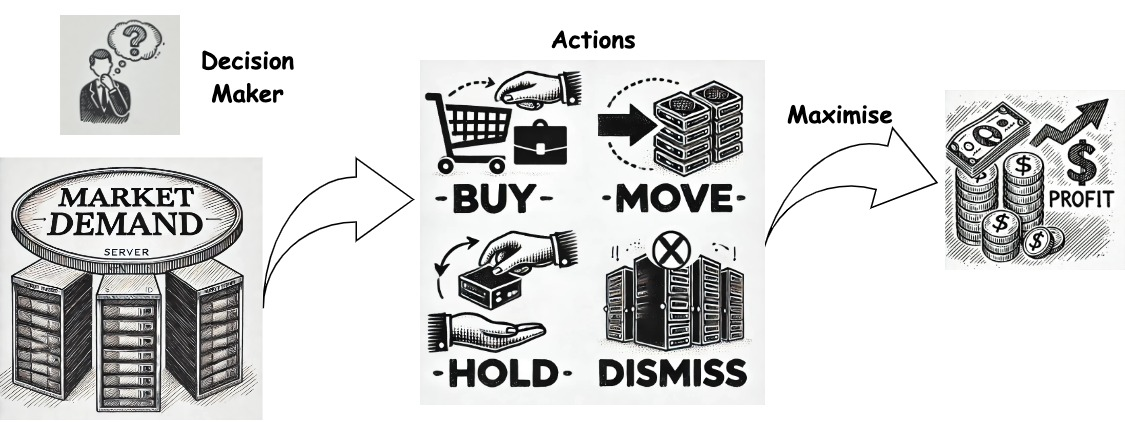
#> input picture photo/problem.jpg, 1125 x 422 px, found by its file name
$ jupyter execute --allow-errors Data_center_operation_part1.ipynb
#> lines starting #> are read from the running program, lines starting #| are printed output that depends on the picture
# Optimizing a data center operation

## Problem Overview

[cell 1]
from PIL import Image
import requests
from io import BytesIO

img = Image.open(BytesIO(requests.get('https://github.com/Tayerquach/data_center_operations/blob/master/photo/problem.jpg?raw=true').content))
#> img is the input picture: PIL image 1125x422 RGB; mean R, G, B 213.5, 213.7, 213.2
resized_img = img.resize((920,360))
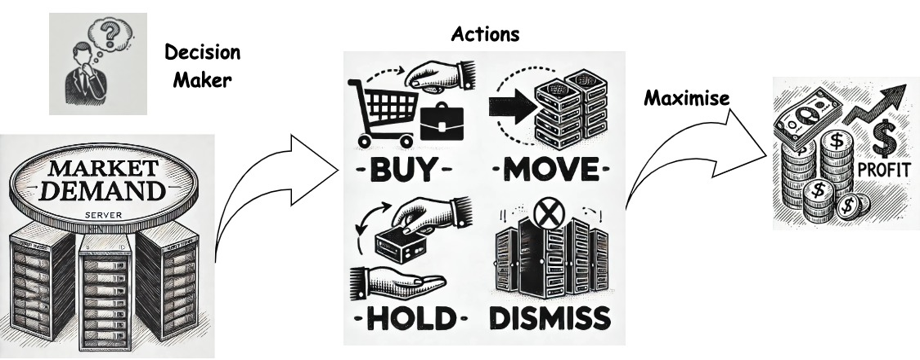
#> resized_img: PIL image 920x360 RGB; mean R, G, B 213.4, 213.6, 213.2
resized_img

**Data center operation management** is a combination of complex and challenging tasks.

In this scenario, there is one decision-maker responsible for managing four data centers. Each data center can contain two types of servers: CPU servers and GPU servers. The decision-maker’s goal is to maximize profit while adhering to a key constraint: each data center has a fixed slot capacity. To achieve this goal, the decision-maker can take one of four actions at each discrete time step: buy a server, move a server between data centers, maintain the current server setup, or dismiss a determined server.

[cell 2]
img = Image.open(BytesIO(requests.get('https://github.com/Tayerquach/data_center_operations/blob/master/photo/resource_and_constraints.jpg?raw=true').content))
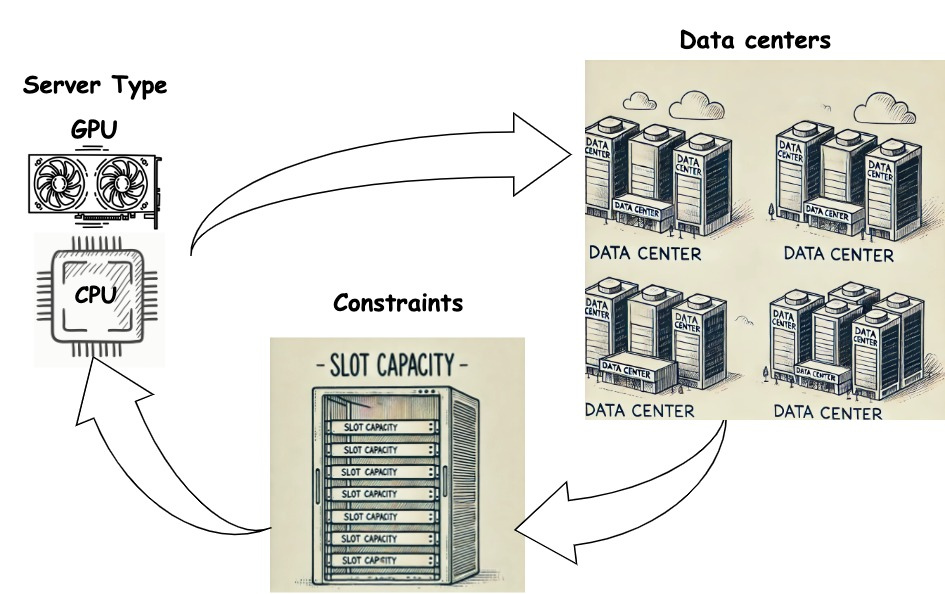
#> input picture photo/resource_and_constraints.jpg, 945 x 594 px, found by its file name
#> img is the input picture: PIL image 945x594 RGB; mean R, G, B 222.5, 222.9, 218.3
resized_img = img.resize((640,360))
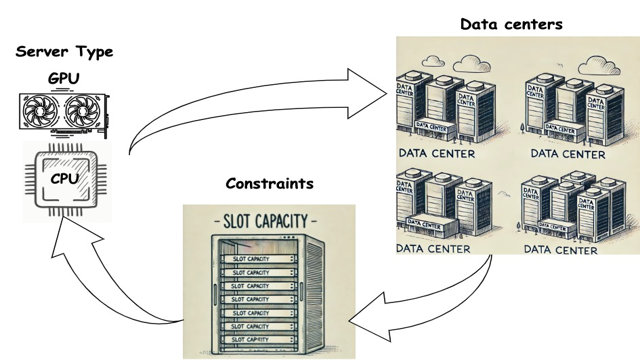
#> resized_img: PIL image 640x360 RGB; mean R, G, B 222.4, 222.8, 218.2
resized_img
